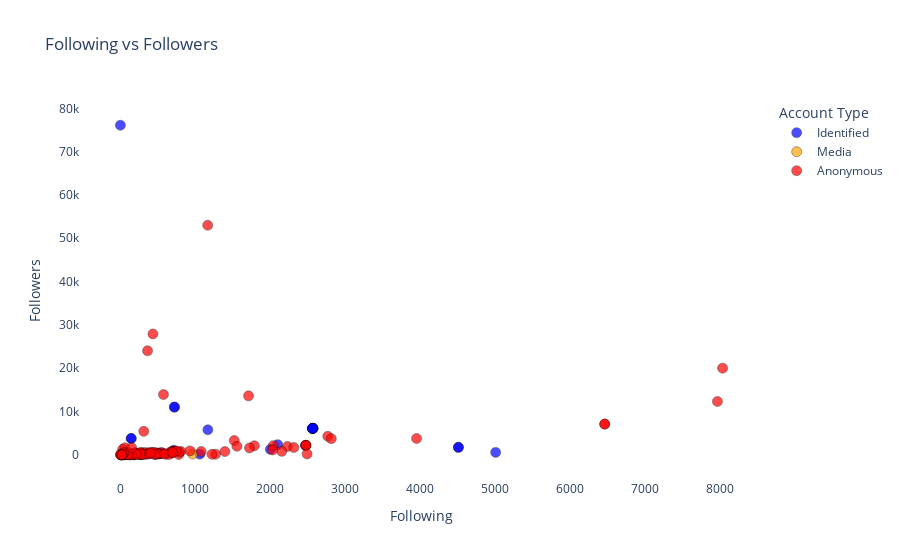

Notebook code for this chart:
### Code cell
df1=df.select(
    pl.col("ID"),
    pl.col("Account handle"),
    pl.col("Following"),
    pl.col("Followers"),
    pl.col("Account type").str.strip(),
)

colors = {
    'Identified': 'blue',
    'Media': 'orange',
    'Anonymous': 'red'
}
print(df1)

import plotly.express as px
import plotly.graph_objects as go

fig = go.Figure()

for account_type, color in colors.items():
    filtered_df = df.filter(pl.col('Account type') == account_type)
    fig.add_trace(go.Scatter(
        x=filtered_df['Following'],
        y=filtered_df['Followers'],
        mode='markers',
        text=filtered_df['Account handle'],
        hovertemplate='<b>%{text}</b><br>Following: %{x}<br>Followers: %{y}',
        marker=dict(
            size=10,
            color=color,
            opacity=0.7,
            line=dict(width=0.5, color='black')
        ),
        name=account_type  # Specify the name for each trace
    ))

# Customize the layout
fig.update_layout(
    title='Following vs Followers',
    xaxis_title='Following',
    yaxis_title='Followers',
    hoverlabel=dict(bgcolor='white', font_size=12),
    plot_bgcolor='white',
    legend_title='Account Type'
)

### Figure 1 — Plotly figure (JSON) as saved in the notebook; plotly's stock layout.template omitted (floating-point values rounded to 4 significant figures)
{"data": [{"hovertemplate": "<b>%{text}</b><br>Following: %{x}<br>Followers: %{y}", "marker": {"color": "blue", "line": {"color": "black", "width": 0.5}, "opacity": 0.7, "size": 10}, "mode": "markers", "name": "Identified", "text": ["@ItsJamMagno", "@LelangmoVlogger", "@iskonglasalista", "@mendozadino", "@iskonglasalista", "@PManejr", "@iskonglasalista", "@jassyangeli", "@jassyangeli", "@iskonglasalista", "@H4L0H4L0", "@iskonglasalita", "@Altesing_Manny", "@iskonglasalista", "@rhan_duke", "@ementriboychoi", "@iammarkgarcia_", "@jbrsamonte", "@ace_on_airrr", "@thebossEFRAIM", "@iam_joshua_bc17", "@jamesparmis", "@Valenzuela_Jeff", "@Smartteaser192", "@babeline7", "@anazachia", "@apolinarcespos", "@teriyo", "@iskonglasalista", "@PulbuRonn", "@marortoll", "@iskonglasalista", "@sycipft", "@sycipft", "@marortoll", "@marredroyalty", "@sycipft", "@sycipft", "@teriyo", "@PulbuRonn"], "type": "scatter", "x": [0, 430, 2568, 260, 2568, 1060, 2568, 185, 185, 2568, 61, 2568, 562, 2568, 470, 43, 1167, 132, 187, 271, 2099, 711, 253, 5007, 89, 133, 2001, 4510, 2561, 144, 721, 2561, 522, 522, 721, 2470, 522, 522, 4510, 144], "y": [76100, 257, 6097, 37, 6097, 136, 6097, 57, 57, 6097, 10, 6096, 406, 6096, 52, 85, 5759, 304, 212, 31, 2338, 1044, 165, 547, 21, 8, 1248, 1711, 6064, 3766, 11000, 6064, 260, 260, 11000, 2169, 260, 260, 1710, 3766]}, {"hovertemplate": "<b>%{text}</b><br>Following: %{x}<br>Followers: %{y}", "marker": {"color": "orange", "line": {"color": "black", "width": 0.5}, "opacity": 0.7, "size": 10}, "mode": "markers", "name": "Media", "text": ["@1dugoph", "@newspaperphcom"], "type": "scatter", "x": [8, 964], "y": [3, 159]}, {"hovertemplate": "<b>%{text}</b><br>Following: %{x}<br>Followers: %{y}", "marker": {"color": "red", "line": {"color": "black", "width": 0.5}, "opacity": 0.7, "size": 10}, "mode": "markers", "name": "Anonymous", "text": ["@arthur_vee", "@Brad_Kardinal", "@WinwinEklabu", "@cierloX6", "@dTnalakRiderSR", "@SLaKaTor", "@JVMombay", "@krameoj2", "@Hyden007Toro", "@hitman531ph", "@Hyden007Toro", "@ArianaCharice", "@Whatsupjess1", "@gerrydeleo", "@nhoy2011", "@Whatsupjess1", "@JurisImmanuel", "@FilCitizenPH", "@AnlaboTsong", "@alden_chua", "@TheSmilingBOW", "@MalaChinaPalace", "@micashan", "@gigaigurlmd", "@matansero12886", "@Ztirf17", "@loloromatu", "@Edelwei8", "@osolge2665", "@Fred_1222", "@SamuraiKatipun", "@blackkn05858615", "@SethTojon", "@marredroyalty", "@marredroyalty", "@AliKyle14", "@sonycuerdo", "@thirteenLexa", "@ronald4eternity", "@rom40800032", "@PinasAngInaNyo", "@marredroyalty", "@yellowzingers1", "@jaby111219", "@WinwinEklabu", "@Martina40290987", "@KenesuMiko", "@saylothe", "@dreamy_eyes0", "@AldreanNavarro", "@senall83", "@Hades_alexis", "@jonnelcardano", "@tapatnapilipino", "@emvisi", "@emvisi", "@tapatnapilipino", "@aizenrei20", "@lynmadrid2017", "@Deemcma76111219", "@http_brent22", "@Spankmerigor", "@Deemcma76111219", "@TishaCM", "@AngAkinLangNman", "@abet023", "@ddaengseul", "@gaudz1948", "@Ur_Supermhay", "@ZunRa", "@alden_chua", "@AbsoluteroC", "@fu_rher_", "@YolandaQueens", "@pinoyanghang", "@jemsenpai30", "@zhandy_77", "@olpips", "@imnotyomom", "@AtokPascua", "@philwayne88", "@arogante_ka_tse", "@WordsinMyMind5", "@Runel24947326", "@1vic2r310", "@Domingo31356729", "@BryanLapez", "@ManuelM73700324", "@BrujaDelDemonio", "@SiiniGeng", "@Rosmar_Masarap", "@liaoericph", "@rumflan60", "@allain_z", "@msuniversemimi", "@Yelle007", "@ShnFrncsc01", "@cinecinecine30", "@kotomba431C", "Doctor Luck", "@Paps_Caloy", "@DontTryMeTsk", "@DodongPags", "@DinoMacaldo", "@roumelle_p", "@theguru91010011", "@MDSOnwardPH22", "@bivoc1", "@ManolitoMantal2", "@thatsthetweet00"], "type": "scatter", "x": [2767, 1787, 6462, 542, 1519, 481, 16, 481, 179, 312, 179, 2229, 127, 414, 175, 127, 446, 47, 575, 268, 239, 504, 606, 689, 95, 63, 43, 685, 279, 122, 657, 929, 78, 2475, 2475, 13, 16, 237, 331, 47, 716, 2475, 459, 25, 6462, 18, 10, 30, 1269, 317, 1222, 2491, 89, 58, 295, 295, 58, 121, 17, 190, 362, 292, 190, 434, 369, 648, 58, 340, 61, 806, 268, 2, 61, 779, 1165, 287, 9, 785, 1394, 745, 88, 2153, 149, 212, 27, 104, 30, 683, 362, 1555, 47, 586, 3952, 1078, 384, 1723, 405, 150, 2042, 8035, 1710, 2814, 2314, 16, 14, 698, 7966, 5, 20, 2032], "y": [4255, 2067, 7082, 532, 3275, 252, 5, 432, 6, 5405, 6, 1909, 3, 533, 21, 3, 551, 50, 13900, 487, 243, 191, 124, 753, 22, 2, 6, 383, 272, 52, 502, 893, 71, 2171, 2171, 1, 2, 41, 176, 0, 785, 2171, 63, 8, 7082, 2, 5, 1256, 123, 539, 105, 186, 46, 315, 162, 162, 315, 12, 6, 436, 177, 63, 436, 27900, 490, 42, 517, 126, 1614, 773, 482, 0, 75, 44, 53000, 44, 85, 618, 732, 879, 83, 788, 17, 127, 1, 25, 17, 680, 24000, 1950, 441, 181, 3746, 758, 202, 1571, 422, 1620, 2093, 20000, 13600, 3724, 1667, 0, 2, 490, 12300, 0, 12, 1117]}], "layout": {"hoverlabel": {"bgcolor": "white", "font": {"size": 12}}, "legend": {"title": {"text": "Account Type"}}, "plot_bgcolor": "white", "title": {"text": "Following vs Followers"}, "xaxis": {"title": {"text": "Following"}}, "yaxis": {"title": {"text": "Followers"}}}}
